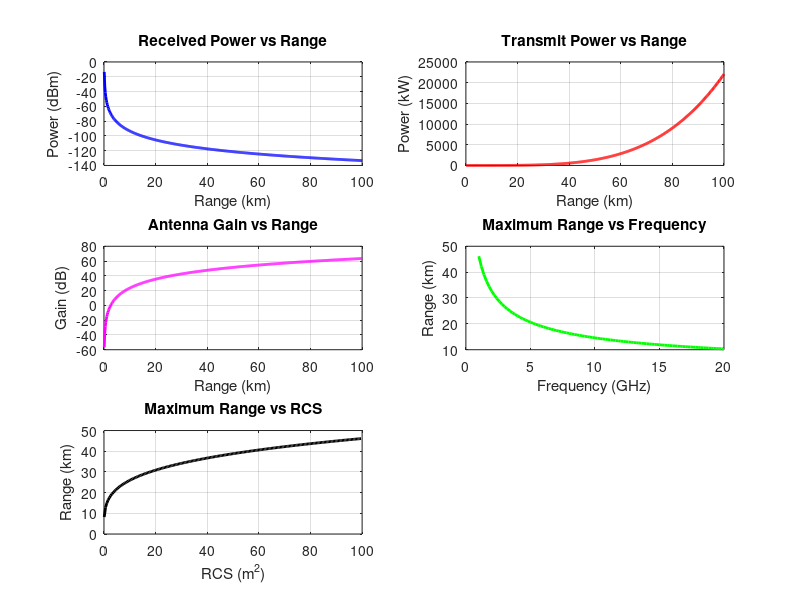

The MATLAB script that drew this image: (Note: this script raises an error after producing the figure.)
clc;
clear;
close all;

Pt = 10e3;
Pmin = 1e-13;
Gt = 1000;
Gr = 1000;
c = 3e8;
f = 10e9;
lambda = c/f;
sigma = 1;

Rmax = (Pt*Gt*Gr*lambda^2*sigma / ...
    ((4*pi)^3*Pmin))^(1/4);

fprintf('Maximum Radar Range = %.2f km\n', Rmax/1000);

R = linspace(100,100000,500);
F = 1:0.2:20;
S = 0.1:0.5:100;

Pr = Pt*Gt*Gr*lambda^2 ./ ((4*pi)^3*R.^4);

subplot(3,2,1);
plot(R/1000,10*log10(Pr/1e-3),'b','LineWidth',2);
grid on;
title('Received Power vs Range');
xlabel('Range (km)');
ylabel('Power (dBm)');

Ptrans = Pmin*(4*pi)^3*R.^4/(Gt*Gr*lambda^2*sigma);

subplot(3,2,2);
plot(R/1000,Ptrans/1000,'r','LineWidth',2);
grid on;
title('Transmit Power vs Range');
xlabel('Range (km)');
ylabel('Power (kW)');

Gain = Pmin*(4*pi)^3*R.^4/(Pt*Gr*lambda^2*sigma);

subplot(3,2,3);
plot(R/1000,10*log10(Gain),'m','LineWidth',2);
grid on;
title('Antenna Gain vs Range');
xlabel('Range (km)');
ylabel('Gain (dB)');

lambda_f = c./(F*1e9);

Range_f = (Pt*Gt*Gr.*lambda_f.^2*sigma / ...
    ((4*pi)^3*Pmin)).^(1/4);

subplot(3,2,4);
plot(F,Range_f/1000,'g','LineWidth',2);
grid on;
title('Maximum Range vs Frequency');
xlabel('Frequency (GHz)');
ylabel('Range (km)');

Range_s = (Pt*Gt*Gr*lambda^2.*S / ...
    ((4*pi)^3*Pmin)).^(1/4);

subplot(3,2,5);
plot(S,Range_s/1000,'k','LineWidth',2);
grid on;
title('Maximum Range vs RCS');
xlabel('RCS (m^2)');
ylabel('Range (km)');

sgtitle('Radar Range Equation Analysis');
%G=(4piAe)/lam^2
%Ae=nA
